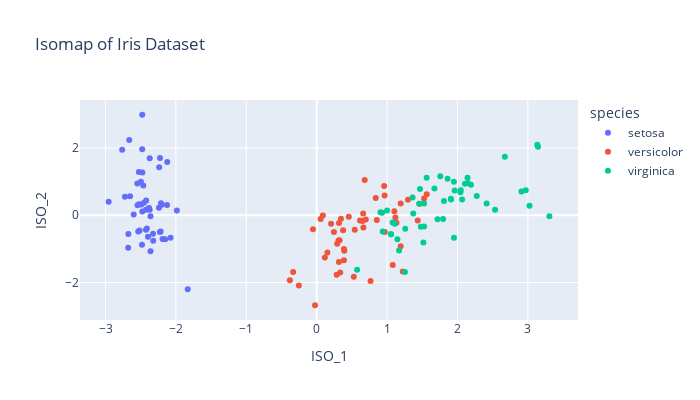

Notebook cell for this chart:
### Code cell
# Plottind the data in the Isomap space
fig_iso = px.scatter(
    df_iso,
    x='ISO_1',
    y='ISO_2',
    color='species',
    width=700,
    height=400,
    title='Isomap of Iris Dataset'
)
fig_iso.show()
